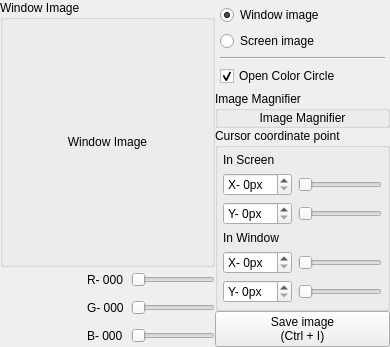
      <widget class="QWidget" name="tabCursor">
       <attribute name="title">
        <string>Cursor</string>
       </attribute>
       <layout class="QHBoxLayout" name="tabCursorLayout">
        <property name="spacing">
         <number>0</number>
        </property>
        <property name="leftMargin">
         <number>0</number>
        </property>
        <property name="topMargin">
         <number>0</number>
        </property>
        <property name="rightMargin">
         <number>0</number>
        </property>
        <property name="bottomMargin">
         <number>0</number>
        </property>
        <item>
         <widget class="QWidget" name="cursorLeftWidget" native="true">
          <layout class="QVBoxLayout" name="verticalLayout_6">
           <property name="spacing">
            <number>0</number>
           </property>
           <property name="leftMargin">
            <number>0</number>
           </property>
           <property name="topMargin">
            <number>0</number>
           </property>
           <property name="rightMargin">
            <number>0</number>
           </property>
           <property name="bottomMargin">
            <number>0</number>
           </property>
           <item>
            <widget class="QGroupBox" name="windowImageGroupBox">
             <property name="title">
              <string>Window Image</string>
             </property>
             <layout class="QVBoxLayout" name="verticalLayout_4">
              <property name="leftMargin">
               <number>0</number>
              </property>
              <property name="topMargin">
               <number>0</number>
              </property>
              <property name="rightMargin">
               <number>0</number>
              </property>
              <property name="bottomMargin">
               <number>0</number>
              </property>
              <item>
               <widget class="QLabel" name="windowImageLabel">
                <property name="text">
                 <string>Window Image</string>
                </property>
                <property name="alignment">
                 <set>Qt::AlignCenter</set>
                </property>
                <property name="wordWrap">
                 <bool>false</bool>
                </property>
               </widget>
              </item>
             </layout>
            </widget>
           </item>
           <item>
            <widget class="QWidget" name="cursorColorWidget" native="true">
             <property name="sizePolicy">
              <sizepolicy hsizetype="Preferred" vsizetype="Fixed">
               <horstretch>0</horstretch>
               <verstretch>0</verstretch>
              </sizepolicy>
             </property>
             <layout class="QGridLayout" name="cursorColorWidgetLayout">
              <property name="leftMargin">
               <number>0</number>
              </property>
              <property name="topMargin">
               <number>0</number>
              </property>
              <property name="rightMargin">
               <number>0</number>
              </property>
              <property name="bottomMargin">
               <number>0</number>
              </property>
              <property name="horizontalSpacing">
               <number>7</number>
              </property>
              <item row="0" column="0" rowspan="3">
               <widget class="SingleColorWidget" name="cursorColorBox" native="true">
                <property name="minimumSize">
                 <size>
                  <width>80</width>
                  <height>80</height>
                 </size>
                </property>
                <property name="maximumSize">
                 <size>
                  <width>80</width>
                  <height>80</height>
                 </size>
                </property>
                <property name="color" stdset="0">
                 <color>
                  <red>0</red>
                  <green>0</green>
                  <blue>0</blue>
                 </color>
                </property>
                <property name="drawRect" stdset="0">
                 <bool>true</bool>
                </property>
                <property name="rectColor" stdset="0">
                 <color>
                  <red>0</red>
                  <green>0</green>
                  <blue>0</blue>
                 </color>
                </property>
               </widget>
              </item>
              <item row="0" column="1">
               <widget class="QLabel" name="cursorRColorLabel">
                <property name="palette">
                 <palette>
                  <active>
                   <colorrole role="WindowText">
                    <brush brushstyle="SolidPattern">
                     <color alpha="255">
                      <red>255</red>
                      <green>0</green>
                      <blue>0</blue>
                     </color>
                    </brush>
                   </colorrole>
                  </active>
                  <inactive>
                   <colorrole role="WindowText">
                    <brush brushstyle="SolidPattern">
                     <color alpha="255">
                      <red>0</red>
                      <green>0</green>
                      <blue>0</blue>
                     </color>
                    </brush>
                   </colorrole>
                  </inactive>
                  <disabled>
                   <colorrole role="WindowText">
                    <brush brushstyle="SolidPattern">
                     <color alpha="255">
                      <red>120</red>
                      <green>120</green>
                      <blue>120</blue>
                     </color>
                    </brush>
                   </colorrole>
                  </disabled>
                 </palette>
                </property>
                <property name="text">
                 <string>R- 000</string>
                </property>
               </widget>
              </item>
              <item row="0" column="2">
               <widget class="QSlider" name="cursorRColorSlider">
                <property name="maximum">
                 <number>255</number>
                </property>
                <property name="tracking">
                 <bool>true</bool>
                </property>
                <property name="orientation">
                 <enum>Qt::Horizontal</enum>
                </property>
                <property name="tickPosition">
                 <enum>QSlider::NoTicks</enum>
                </property>
               </widget>
              </item>
              <item row="1" column="1">
               <widget class="QLabel" name="cursorGColorLabel">
                <property name="palette">
                 <palette>
                  <active>
                   <colorrole role="WindowText">
                    <brush brushstyle="SolidPattern">
                     <color alpha="255">
                      <red>0</red>
                      <green>255</green>
                      <blue>0</blue>
                     </color>
                    </brush>
                   </colorrole>
                  </active>
                  <inactive>
                   <colorrole role="WindowText">
                    <brush brushstyle="SolidPattern">
                     <color alpha="255">
                      <red>0</red>
                      <green>0</green>
                      <blue>0</blue>
                     </color>
                    </brush>
                   </colorrole>
                  </inactive>
                  <disabled>
                   <colorrole role="WindowText">
                    <brush brushstyle="SolidPattern">
                     <color alpha="255">
                      <red>120</red>
                      <green>120</green>
                      <blue>120</blue>
                     </color>
                    </brush>
                   </colorrole>
                  </disabled>
                 </palette>
                </property>
                <property name="text">
                 <string>G- 000</string>
                </property>
               </widget>
              </item>
              <item row="1" column="2">
               <widget class="QSlider" name="cursorGColorSlider">
                <property name="maximum">
                 <number>255</number>
                </property>
                <property name="orientation">
                 <enum>Qt::Horizontal</enum>
                </property>
               </widget>
              </item>
              <item row="2" column="1">
               <widget class="QLabel" name="cursorBColorLabel">
                <property name="palette">
                 <palette>
                  <active>
                   <colorrole role="WindowText">
                    <brush brushstyle="SolidPattern">
                     <color alpha="255">
                      <red>0</red>
                      <green>0</green>
                      <blue>255</blue>
                     </color>
                    </brush>
                   </colorrole>
                  </active>
                  <inactive>
                   <colorrole role="WindowText">
                    <brush brushstyle="SolidPattern">
                     <color alpha="255">
                      <red>0</red>
                      <green>0</green>
                      <blue>0</blue>
                     </color>
                    </brush>
                   </colorrole>
                  </inactive>
                  <disabled>
                   <colorrole role="WindowText">
                    <brush brushstyle="SolidPattern">
                     <color alpha="255">
                      <red>120</red>
                      <green>120</green>
                      <blue>120</blue>
                     </color>
                    </brush>
                   </colorrole>
                  </disabled>
                 </palette>
                </property>
                <property name="text">
                 <string>B- 000</string>
                </property>
               </widget>
              </item>
              <item row="2" column="2">
               <widget class="QSlider" name="cursorBColorSlider">
                <property name="maximum">
                 <number>255</number>
                </property>
                <property name="orientation">
                 <enum>Qt::Horizontal</enum>
                </property>
               </widget>
              </item>
             </layout>
            </widget>
           </item>
          </layout>
         </widget>
        </item>
        <item>
         <widget class="QWidget" name="cursorRightWidget" native="true">
          <property name="sizePolicy">
           <sizepolicy hsizetype="Fixed" vsizetype="Preferred">
            <horstretch>0</horstretch>
            <verstretch>0</verstretch>
           </sizepolicy>
          </property>
          <layout class="QVBoxLayout" name="verticalLayout_5">
           <property name="spacing">
            <number>0</number>
           </property>
           <property name="leftMargin">
            <number>0</number>
           </property>
           <property name="topMargin">
            <number>0</number>
           </property>
           <property name="rightMargin">
            <number>0</number>
           </property>
           <property name="bottomMargin">
            <number>0</number>
           </property>
           <item>
            <widget class="QWidget" name="imageDisplayModeWidget" native="true">
             <property name="sizePolicy">
              <sizepolicy hsizetype="Preferred" vsizetype="Fixed">
               <horstretch>0</horstretch>
               <verstretch>0</verstretch>
              </sizepolicy>
             </property>
             <layout class="QVBoxLayout" name="imageDisplayModeLayout">
              <property name="leftMargin">
               <number>5</number>
              </property>
              <property name="topMargin">
               <number>5</number>
              </property>
              <property name="rightMargin">
               <number>5</number>
              </property>
              <property name="bottomMargin">
               <number>5</number>
              </property>
              <item>
               <widget class="QRadioButton" name="imageDisplayWindowButton">
                <property name="sizePolicy">
                 <sizepolicy hsizetype="Fixed" vsizetype="Fixed">
                  <horstretch>0</horstretch>
                  <verstretch>0</verstretch>
                 </sizepolicy>
                </property>
                <property name="text">
                 <string>Window image</string>
                </property>
                <property name="checked">
                 <bool>true</bool>
                </property>
               </widget>
              </item>
              <item>
               <widget class="QRadioButton" name="imageDisplayScreenButton">
                <property name="sizePolicy">
                 <sizepolicy hsizetype="Fixed" vsizetype="Fixed">
                  <horstretch>0</horstretch>
                  <verstretch>0</verstretch>
                 </sizepolicy>
                </property>
                <property name="text">
                 <string>Screen image</string>
                </property>
               </widget>
              </item>
              <item>
               <widget class="Line" name="splitline">
                <property name="lineWidth">
                 <number>1</number>
                </property>
                <property name="orientation">
                 <enum>Qt::Horizontal</enum>
                </property>
               </widget>
              </item>
              <item>
               <widget class="QCheckBox" name="colorCircleCheckBox">
                <property name="text">
                 <string>Open Color Circle</string>
                </property>
                <property name="checkable">
                 <bool>true</bool>
                </property>
                <property name="checked">
                 <bool>true</bool>
                </property>
                <property name="autoRepeat">
                 <bool>false</bool>
                </property>
               </widget>
              </item>
             </layout>
            </widget>
           </item>
           <item>
            <widget class="QGroupBox" name="imageMagnifierGroupBox">
             <property name="sizePolicy">
              <sizepolicy hsizetype="Minimum" vsizetype="Minimum">
               <horstretch>0</horstretch>
               <verstretch>0</verstretch>
              </sizepolicy>
             </property>
             <property name="title">
              <string>Image Magnifier</string>
             </property>
             <layout class="QGridLayout" name="gridLayout_4">
              <property name="leftMargin">
               <number>0</number>
              </property>
              <property name="topMargin">
               <number>0</number>
              </property>
              <property name="rightMargin">
               <number>0</number>
              </property>
              <property name="bottomMargin">
               <number>0</number>
              </property>
              <item row="0" column="0">
               <widget class="QLabel" name="imageMagnifierLabel">
                <property name="text">
                 <string>Image Magnifier</string>
                </property>
                <property name="alignment">
                 <set>Qt::AlignCenter</set>
                </property>
               </widget>
              </item>
             </layout>
            </widget>
           </item>
           <item>
            <widget class="QGroupBox" name="cursorCoordinatePointGroupBox">
             <property name="sizePolicy">
              <sizepolicy hsizetype="Preferred" vsizetype="Fixed">
               <horstretch>0</horstretch>
               <verstretch>0</verstretch>
              </sizepolicy>
             </property>
             <property name="title">
              <string>Cursor coordinate point</string>
             </property>
             <layout class="QGridLayout" name="cursorCoordinatePointLayout">
              <property name="leftMargin">
               <number>5</number>
              </property>
              <property name="topMargin">
               <number>5</number>
              </property>
              <property name="rightMargin">
               <number>5</number>
              </property>
              <property name="bottomMargin">
               <number>5</number>
              </property>
              <item row="0" column="0" colspan="2">
               <widget class="QLabel" name="cursorPointInScreenLabel">
                <property name="text">
                 <string>In Screen</string>
                </property>
               </widget>
              </item>
              <item row="1" column="0">
               <widget class="QSpinBox" name="cursorPointXInScreenSpinBox">
                <property name="suffix">
                 <string>px</string>
                </property>
                <property name="prefix">
                 <string>X- </string>
                </property>
               </widget>
              </item>
              <item row="1" column="1">
               <widget class="QSlider" name="cursorPointXInScreenSlider">
                <property name="orientation">
                 <enum>Qt::Horizontal</enum>
                </property>
               </widget>
              </item>
              <item row="2" column="0">
               <widget class="QSpinBox" name="cursorPointYInScreenSpinBox">
                <property name="suffix">
                 <string>px</string>
                </property>
                <property name="prefix">
                 <string>Y- </string>
                </property>
               </widget>
              </item>
              <item row="2" column="1">
               <widget class="QSlider" name="cursorPointYInScreenSlider">
                <property name="orientation">
                 <enum>Qt::Horizontal</enum>
                </property>
               </widget>
              </item>
              <item row="3" column="0" colspan="2">
               <widget class="QLabel" name="cursorPointInWindowLabel">
                <property name="text">
                 <string>In Window</string>
                </property>
               </widget>
              </item>
              <item row="4" column="0">
               <widget class="QSpinBox" name="cursorPointXInWindowSpinBox">
                <property name="suffix">
                 <string>px</string>
                </property>
                <property name="prefix">
                 <string>X- </string>
                </property>
               </widget>
              </item>
              <item row="4" column="1">
               <widget class="QSlider" name="cursorPointXInWindowSlider">
                <property name="orientation">
                 <enum>Qt::Horizontal</enum>
                </property>
               </widget>
              </item>
              <item row="5" column="0">
               <widget class="QSpinBox" name="cursorPointYInWindowSpinBox">
                <property name="suffix">
                 <string>px</string>
                </property>
                <property name="prefix">
                 <string>Y- </string>
                </property>
               </widget>
              </item>
              <item row="5" column="1">
               <widget class="QSlider" name="cursorPointYInWindowSlider">
                <property name="orientation">
                 <enum>Qt::Horizontal</enum>
                </property>
               </widget>
              </item>
             </layout>
            </widget>
           </item>
           <item>
            <widget class="QPushButton" name="saveImageButton">
             <property name="sizePolicy">
              <sizepolicy hsizetype="Minimum" vsizetype="Fixed">
               <horstretch>0</horstretch>
               <verstretch>0</verstretch>
              </sizepolicy>
             </property>
             <property name="text">
              <string>Save image
(Ctrl + I)</string>
             </property>
             <property name="shortcut">
              <string>Ctrl+I</string>
             </property>
             <property name="checkable">
              <bool>false</bool>
             </property>
            </widget>
           </item>
          </layout>
         </widget>
        </item>
       </layout>
      </widget>
